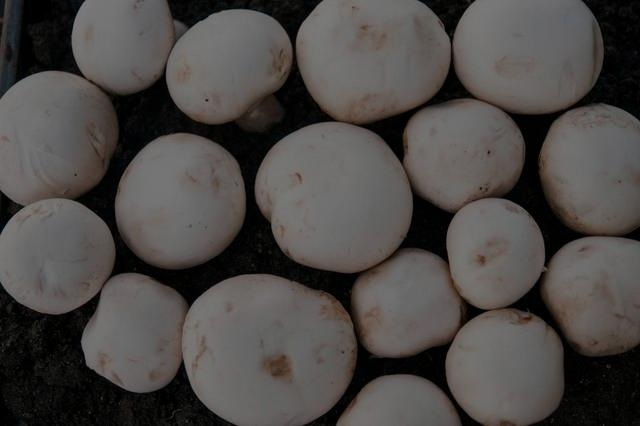
%> input picture PSID - Procesamiento de Señales e Imágenes Digitales/3. Laboratorios/3.5. Laboratorio N° 5/2018-1_lab05/iee239_propuestos05/mush.jpg, 640 x 426 px
$ octave iee239_propuestos05.m   (GNU Octave 9; MATLAB toolbox functions it lacks are replaced by stand-ins)
%> lines starting %> are read from the running program, lines starting %| are printed output that depends on the picture; in (x1, y1, x2, y2) boxes, pixels count from 0 and x2, y2 are one past the last pixel; in counts of white or black regions, pixels touching at a corner belong together; the program's own positions count from 1
### PSID - Procesamiento de Señales e Imágenes Digitales/3. Laboratorios/3.5. Laboratorio N° 5/2018-1_lab05/iee239_propuestos05/func_bihist.m
% IEE239: ejercicios propuestos 05 2018-1
% Umbralizacion de intensidad para histogramas bimodales
% La subrutina determina de manera iterativa el valor umbral que separa a
% dos conjuntos bien diferenciados en el histograma de una imagen. El
% metodo consiste en calcular las medias de ambas distribuciones y
% establecer el umbral en cada iteracion como su semisuma. El proceso se
% detiene cuando el umbral converge a un valor fijo, dado un factor de
% tolerancia.
%
% Argumentos de entrada
% i01: imagen en escala de grises a umbralizar. Se consideran de precision
% float double con valores en el intervalo {0, 1, ..., 255}.
% t_0: umbral inicial
% iter_max: limite de iteraciones
%
% Argumentos de salida
% i01_th: image umbralizada
% t: umbral optimo

function [ i01_th, t]= func_bihist( i01, t_0, tol, iter_max)

bins= 0:255;    % bins del histograma
h01_v= hist(i01( :), bins); % histograma

t= t_0; % umbral actual
wh_var= 1;  % variable auxiliar (do-while)
iter= 1;    % iteracion actual

while wh_var== 1
            s01= sum( h01_v(1: t+ 1));  % elementos de la clase 1
            s02= sum( h01_v(t+ 1: end));    % elementos de la clase 2
            if s01~= 0
                        p1= sum( h01_v(1: t+ 1).* (0: t))/ s01; % media de la clase 1
            else
                        p1= 0;  % asumir media de clase 1 como 0 en caso este vacia (evitar division entre 0)
            end
            if s02~= 0
                        p2= sum( h01_v(t+ 1: end).* (t: 255))/ s02; % media de la clase 2
            else
                        p2= 0;    % asumir media de clase 2 como 0 en caso este vacia (evitar division entre 0)
            end
            t_est= round( (p1+ p2)/ 2); % umbral estimado

            if ( abs( t- t_est)< tol) || iter== iter_max % verificar si el umbral converge a un valor fijo o si se alcanza el maximo de iteraciones
                        wh_var= 0; % fin del proceso iterativo
            else
                        t= t_est;   % reemplazar umbral
                        iter= iter+ 1;  % ejecutar una nueva iteracion
            end
end

i01_th= i01> t; % imagen umbralizada

### PSID - Procesamiento de Señales e Imágenes Digitales/3. Laboratorios/3.5. Laboratorio N° 5/2018-1_lab05/iee239_propuestos05/iee239_propuestos05.m
close all; clear all;

%% Pregunta 1

% a.
% --- leer imagen de entrada y separar por capas --- %
i01_mat= double( imread( './mush.jpg')); % imagen original
i01_size= size( i01_mat);   % dimensiones de la imagen
%> i01_size = [426 640 3]
i01_r_mat= i01_mat( :, :, 1);   % capa roja
i01_g_mat= i01_mat( :, :, 2);   % capa verde
i01_b_mat= i01_mat( :, :, 3);   % capa azul

% -- crear histogramas para las 3 capas --- %
idx_v= 0: 255;  % bins a evaluar
h01_r_v= hist( i01_r_mat( :), idx_v);   % histograma en capa roja
%> h01_r_v = 256 values, max 8601 at index 1, min 0 at index 137, mean 1065
h01_g_v= hist( i01_g_mat( :), idx_v);   % histograma en capa verde
%> h01_g_v = 256 values, max 7405 at index 1, min 0 at index 132, mean 1065
h01_b_v= hist( i01_b_mat( :), idx_v);   % histograma en capa azul
%> h01_b_v = 256 values, max 12993 at index 1, min 0 at index 136, mean 1065

fig01= figure;  %  descripcion grafica
subplot( 3, 1, 1); bar( idx_v, h01_r_v, 'r');   % histograma en capa roja
title( 'Histograma de capa roja');
subplot( 3, 1, 2); bar( idx_v, h01_g_v, 'g');   % histograma en capa verde
title( 'Histograma de capa verde');
subplot( 3, 1, 3); bar( idx_v, h01_b_v, 'b');   % histograma en capa azul
title( 'Histograma de capa azul');

% b.
% --- seleccion manual de valor umbral --- %
T= 50; % ad-hoc
th_mat= i01_g_mat>= T;  % umbralizacion de intensidad
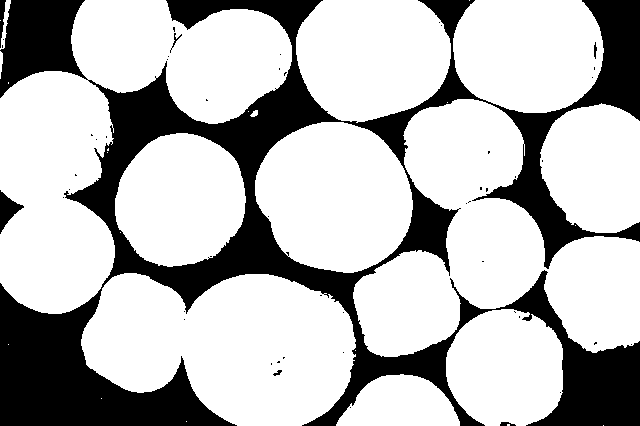
%> th_mat: size 426x640 logical; 72.6% white; 50 black regions (43 under 20 px), largest, box (x1, y1, x2, y2) and area: (0, 0, 640, 426) 73811, (0, 190, 24, 234) 458, (0, 0, 6, 48) 153

fig02= figure; % descripcion grafica
imagesc( th_mat); colormap gray; axis image;
title( 'Capa verde umbralizada de forma manual');

% c.
% --- umbralizacion bimodal automatica--- %
t_0= round( 255* rand( 1)); % umbral inicial aleatorio
tol= 1; % factor de tolerancia
iter_max= 128;  % numero maximo de iteraciones
[i01_th, t01]= func_bihist(i01_g_mat, t_0, tol, iter_max);  % metodo de umbralizacion automatica de histogramas bimodales
%> in func_bihist, `h01_v= hist(i01( :), bins);`: h01_v has the same summary as h01_g_v outside func_bihist
%> the loop in func_bihist, `while wh_var== 1` made 4 passes
%> (s01, s02, p1, p2, t_est, t) on passes 2 to 3: (69997, 203045, 7.89, 95.74, 52, 52), (76130, 197006, 10.92, 97.31, 54, 54)
%> (s01, s02, p1, t_est, t) on pass 1: (272640, 0, 73.27, 37, 37)
%> after the loop in func_bihist, `while wh_var== 1`: iter = 4; wh_var = 0
%> in func_bihist, `i01_th= i01> t;`: i01_th: size 426x640 logical; 71.7% white; 35 black regions (30 under 20 px), largest, box (x1, y1, x2, y2) and area: (0, 0, 640, 426) 76245, (0, 190, 24, 234) 464, (270, 360, 285, 376) 126, (168, 25, 185, 57) 91, (500, 421, 516, 426) 58
%> t01 = 54

% --- descripcion grafica -- %
fig04= figure;
subplot( 1, 2, 1); imagesc( i01_th);
title( 'Capa verde umbralizada de forma automatica');
axis image; colormap gray;

% d.
% --- agregar cambio de iluminacion lineal --- %
slope= 128; % pendiente para cambio de intensidad
[ mesh_y, mesh_x]= meshgrid( 0: i01_size( 2)-1, 0: i01_size( 1)- 1);    % pares ordenados para la imagen (x,y)
grad_mat= round( slope* mesh_y/ ( i01_size( 2)- 1));    % cambio lineal de intensidad
i02_g_mat= i01_g_mat+ grad_mat;   % observacion
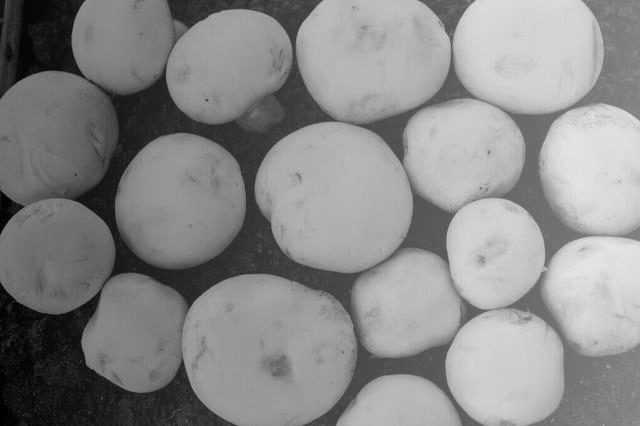
%> i02_g_mat: size 426x640 double; min 0, max 230, mean 137.3

i02_g_mat( i02_g_mat< 0)= 0;        % asumir resolucion de 8 bits
i02_g_mat( i02_g_mat> 255)= 255;
h02_v= hist( i02_g_mat( :), idx_v);   % histograma de observacion
%> h02_v = 256 values, max 3359 at index 153, min 0 at index 232, mean 1065

% --- descripcion grafica --- %
fig03= figure;
subplot( 2, 2, 1); imagesc( i01_g_mat); title( 'capa verde'); axis image; % capa verde (axis image: preservar proporcion)
subplot( 2, 2, 2); imagesc( grad_mat); title( 'gradiente'); axis image; % cambio lineal de intensidad
subplot( 2, 2, 3); imagesc( i02_g_mat); title( 'observacion');  axis image; colormap gray;  % observacion, paleta de colores gris
subplot( 2, 2, 4); bar( idx_v, h02_v, 'g'); title( 'histograma de observacion'); ylim([ min( h01_g_v) 4000]);  % histograma de observacion (ylim: restringir rango en grafica)

% --- umbralizacion bimodal automatica--- %
t_0= round( 255* rand( 1)); % umbral inicial aleatorio
tol= 1; % factor de tolerancia
iter_max= 128;  % numero maximo de iteraciones
[i01_th, t01]= func_bihist(i01_g_mat, t_0, tol, iter_max);  % metodo de umbralizacion automatica de histogramas bimodales
%> the loop in func_bihist (call 2), `while wh_var== 1` made 4 passes
[i02_th, t02]= func_bihist(i02_g_mat, t_0, tol, iter_max);
%> in func_bihist (call 3), `i01_th= i01> t;`: i01_th: size 426x640 logical; 63.7% white; 145 black regions (122 under 20 px), largest, box (x1, y1, x2, y2) and area: (0, 0, 490, 426) 89783, (488, 79, 608, 267) 3979, (504, 272, 618, 426) 3349
%> t02 = 124

% --- descripcion grafica --- %
fig04= figure;
subplot( 1, 2, 1); imagesc( i01_th);
axis image;
subplot( 1, 2, 2); imagesc( i02_th);
axis image; colormap gray;

% e.
% --- separar en secciones --- %
s01_mat= i02_g_mat( 1: i01_size( 1)/ 2, 1: i01_size( 2)/ 2);    % primer cuadrante
s02_mat= i02_g_mat( 1: i01_size( 1)/ 2, i01_size( 2)/ 2+ 1: end);   % segundo cuadrante
s03_mat= i02_g_mat( i01_size( 1)/ 2+ 1: end, 1: i01_size( 2)/ 2);   % tercer cuadrante
s04_mat= i02_g_mat( i01_size( 1)/ 2+ 1: end, i01_size( 2)/ 2+ 1: end);  % cuarto cuadrante
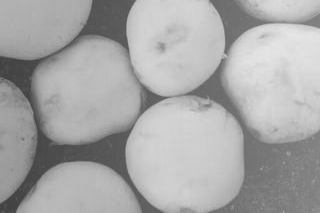
%> s04_mat: size 213x320 double; min 64, max 230, mean 167.5

% --- histogramas de cada seccion --- %
h_s01_v= hist( s01_mat( :), idx_v); % histograma del primer cuadrante de la observacion
%> h_s01_v = 256 values, max 1128 at index 119, min 0 at index 1, mean 266.2
h_s02_v= hist( s02_mat( :), idx_v); % histograma del segundo cuadrante de la observacion
%> h_s02_v = 256 values, max 2170 at index 180, min 0 at index 1, mean 266.2
h_s03_v= hist( s03_mat( :), idx_v); % histograma del tercer cuadrante de la observacion
%> h_s03_v = 256 values, max 2347 at index 153, min 0 at index 181, mean 266.2
h_s04_v= hist( s04_mat( :), idx_v); % histograma del cuarto cuadrante de la observacion
%> h_s04_v = 256 values, max 1592 at index 208, min 0 at index 1, mean 266.2

fig05= figure;  % descripcion grafica
subplot( 2, 2, 1); bar( idx_v, h_s01_v); ylim([ min( h01_g_v) max( h01_g_v)]); ylim([ 0 1000]);  % histograma del primer cuadrante
title( 'histograma del primer cuadrante');
subplot( 2, 2, 2); bar( idx_v, h_s02_v, 'c'); ylim([ min( h01_g_v) max( h01_g_v)]); ylim([ 0 1000]);  % histograma del segundo cuadrante
title( 'histograma del segundo cuadrante');
subplot( 2, 2, 3); bar( idx_v, h_s03_v, 'y'); ylim([ min( h01_g_v) max( h01_g_v)]); ylim([ 0 1000]);  % histograma del tercer cuadrante
title( 'histograma del tercer cuadrante');
subplot( 2, 2, 4); bar( idx_v, h_s04_v, 'm'); ylim([ min( h01_g_v) max( h01_g_v)]); ylim([ 0 1000]);  % histograma del cuarto cuadrante
title( 'histograma del cuarto cuadrante');

% f.
% --- umbralizacion bimodal de secciones --- %
[s01_th, ts01]= func_bihist(s01_mat, t_0, tol, iter_max);
%> in func_bihist (call 4), `i01_th= i01> t;`: i01_th: size 213x320 logical; 65.4% white; 12 black regions (10 under 20 px), largest, box (x1, y1, x2, y2) and area: (0, 0, 320, 213) 23198, (0, 189, 26, 213) 335
%> ts01 = 91
[s02_th, ts02]= func_bihist(s02_mat, t_0, tol, iter_max);
%> in func_bihist (call 5), `i01_th= i01> t;`: i01_th: size 213x320 logical; 79% white; 11 black regions (7 under 20 px), largest, box (x1, y1, x2, y2) and area: (0, 0, 320, 213) 14200, (40, 25, 48, 31) 26, (43, 95, 50, 101) 20, (40, 104, 46, 110) 20
%> ts02 = 156
[s03_th, ts03]= func_bihist(s03_mat, t_0, tol, iter_max);
%> call 6 of func_bihist, with t_0 = 193, tol = 1, iter_max = 128
%> in func_bihist (call 6), `h01_v= hist(i01( :), bins);`: h01_v has the same summary as h_s03_v outside func_bihist
%> the loop in func_bihist (call 6), `while wh_var== 1` made 4 passes
%> (s01, s02, p1, p2, t_est, t) on passes 2 to 3: (18329, 50099, 25.68, 125.6, 76, 76), (22862, 45346, 32.5, 132.5, 83, 83)
%> (s01, s02, p1, t_est, t) on pass 1: (68160, 0, 99, 50, 50)
%> after the loop in func_bihist (call 6), `while wh_var== 1`: iter = 4
%> in func_bihist (call 6), `i01_th= i01> t;`:
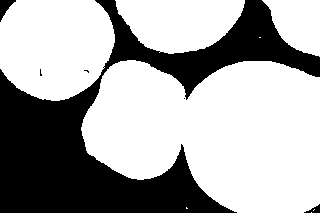
%> i01_th: size 213x320 logical; 65.9% white; 6 black regions (3 under 20 px), largest, box (x1, y1, x2, y2) and area: (0, 0, 320, 213) 22978, (0, 0, 16, 22) 163, (304, 204, 320, 213) 68
%> ts03 = 83
[s04_th, ts04]= func_bihist(s04_mat, t_0, tol, iter_max);
%> call 7 of func_bihist, with t_0 = 193, tol = 1, iter_max = 128
%> in func_bihist (call 7), `h01_v= hist(i01( :), bins);`: h01_v has the same summary as h_s04_v outside func_bihist
%> the loop in func_bihist (call 7), `while wh_var== 1` made 7 passes
%> (s01, s02, p1, p2, t_est, t) on passes 1 to 6: (45668, 23064, 148.3, 206.2, 177, 177), (32524, 36445, 133.6, 197.9, 166, 166), (25360, 43117, 122.6, 193.9, 158, 158), (22699, 45804, 117.9, 192, 155, 155), (21504, 47103, 115.7, 191, 153, 153), (20649, 47890, 114.1, 190.4, 152, 152)
%> (s01, s02, p1, p2, t_est) on pass 7: (20270, 48207, 113.4, 190.1, 152)
%> after the loop in func_bihist (call 7), `while wh_var== 1`: iter = 7
%> in func_bihist (call 7), `i01_th= i01> t;`:
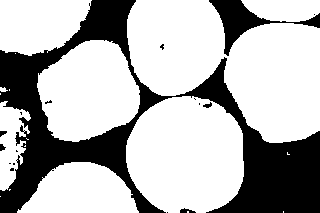
%> i01_th: size 213x320 logical; 70.3% white; 17 black regions (11 under 20 px), largest, box (x1, y1, x2, y2) and area: (0, 0, 320, 213) 18531, (209, 0, 320, 56) 1547, (180, 208, 196, 213) 48, (203, 102, 212, 108) 30, (0, 144, 6, 151) 28, (0, 131, 7, 137) 27
%> ts04 = 152
sth_mat= [ s01_th s02_th; s03_th s04_th];   % crear imagen umbralizada resultante
%> sth_mat: size 426x640 logical; 70.2% white; 39 black regions (30 under 20 px), largest, box (x1, y1, x2, y2) and area: (0, 0, 640, 426) 80529, (0, 189, 26, 235) 498, (500, 421, 516, 426) 48

% --- descripcion grafica --- %
fig06= figure;
subplot( 2, 2, 1); imagesc( s01_th); axis image;
title( 'primera subregion');
subplot( 2, 2, 2); imagesc( s02_th); axis image;
title( 'segunda subregion');
subplot( 2, 2, 3); imagesc( s03_th); axis image;
title( 'tercera subregion');
subplot( 2, 2, 4); imagesc( s04_th); axis image;
title( 'cuarta subregion');
colormap gray;

fig07= figure;
subplot( 1, 2, 1); imagesc( i02_th); axis image;
title( 'Umbralizacion de la imagen completa');
subplot( 1, 2, 2); imagesc( sth_mat); colormap gray; axis image;
title( 'Umbralizacion de la imagen separada en regiones');

% g.
% --- obtencion de la DFT 2D --- %
M= 2018;    % numero de muestras en frecuencia para dimension x (filas)
N= 1024;    % numero de muestras en frecuencia para dimension y (columnas)
I01_g_mat= fftshift( fft2( i01_g_mat, M, N));   % DFT 2D con origen en el centro de la imagen
I01_g_abs= abs( I01_g_mat); % espectro de magnitud con origen en el centro de la imagen
I01_g_angle= angle( I01_g_mat); % espectro de fase con origen en el centro de la imagen
w01_v= unwrap( fftshift( 2* pi/ M* ( 0: M- 1)- 2* pi)); % rango fundamental para u
w02_v= unwrap( fftshift( 2* pi/ N* ( 0: N- 1)- 2* pi)); % rnago fundamental para v

% --- descripcion grafica --- %
fig08= figure;
subplot(1, 2, 1); imagesc( w01_v, w02_v, log10( abs( I01_g_abs))); axis image;  % espectro de magnitud con transformacion logaritmica (asumiendo c=1)
title( 'espectro de magnitud'); xlabel( '\omega_{x}'); ylabel( '\omega_{y}');
subplot(1, 2, 2); imagesc( w01_v, w02_v, I01_g_angle); axis image; colormap gray;   % espectro de fase
title( 'espectro de fase'); xlabel( '\omega_{x}'); ylabel( '\omega_{y}');

% --- transformada de fourier 2D como transformada separable --- %
I01_g_mat02= zeros( M, N);  % reserva de memoria: tama?o de la imagen si se considera un numero de M, N muestra en frecuencia (equivalente a realizar zero-padding)
I01_g_mat02( 1: i01_size( 1), 1: i01_size( 2))= i01_g_mat;  % imagen con zero-padding para M, N muestras en frecuencia
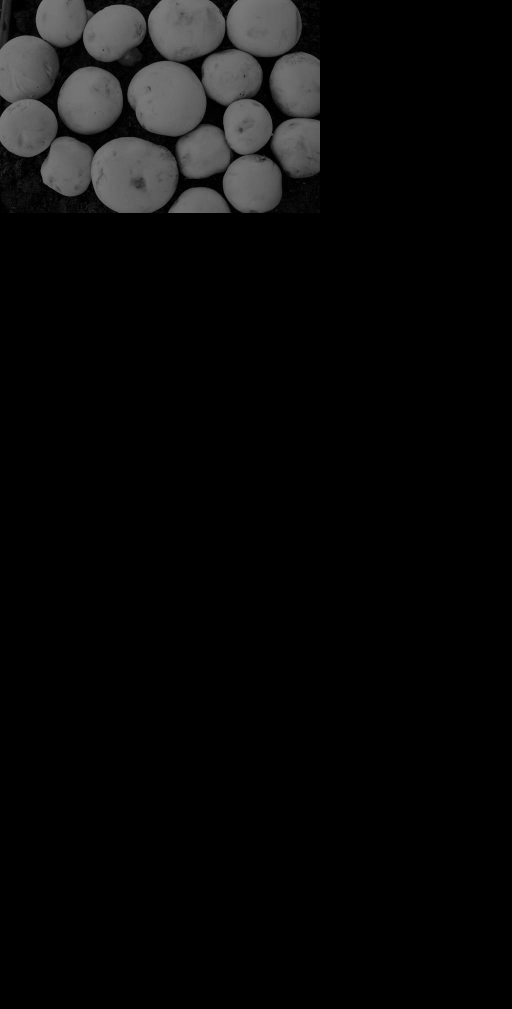
%> I01_g_mat02: size 2018x1024 double (shown at 1/2 size); min 0, max 133, mean 9.7

A_mat= dftmtx( M)* I01_g_mat02; % calcular la DFT 1D en filas
B_mat= ifftshift( A_mat* transpose( dftmtx( N)));   % calcular la DFT 1D en columnas sobre la anterior y centrar espectro
B_abs= abs( B_mat); % espectro de magnitud
errval= norm( I01_g_mat( :)- B_mat( :));    % norma euclidiana entre DFT 2D y la implementacion basada en dos DFT 1D
%> errval = 6.98e-08

fig13= figure;
subplot( 1, 2, 1); imagesc( w01_v, w02_v, log10( I01_g_abs)); axis image;
title( 'espectro de magnitud en escala lograitmica a partir de DFT 2D');
xlabel( '\omega_{x}'); ylabel( '\omega_{y}');
subplot( 1, 2, 2); imagesc( w01_v, w02_v, log10( B_abs)); axis image; colormap gray;
title( 'espectro de magnitud en escala lograitmica a partir de dos DFT 1D');
xlabel( '\omega_{x}'); ylabel( '\omega_{y}');

% h.
% --- senal sinusoidal como distorsion --- %
cos_mat= 64* cos( pi/3* mesh_x+ pi/5* mesh_y);
i03_g_mat= i01_g_mat+ cos_mat;
I03_g_mat= fftshift( fft2( i03_g_mat, M, N));   % DFT 2D con origen en el centro de la imagen
I03_g_abs= abs( I03_g_mat); % espectro de magnitud con origen en el centro de la imagen
I03_g_angle= angle( I03_g_mat); % espectro de fase con origen en el centro de la imagen
w01_v= unwrap( fftshift( 2* pi/ M* ( 0: M- 1)- 2* pi)); % rango fundamental para u
w02_v= unwrap( fftshift( 2* pi/ N* ( 0: N- 1)- 2* pi)); % rnago fundamental para v

% --- descripcion grafica --- %
fig09= figure;
subplot( 1, 2, 1), imagesc( i01_g_mat); axis image;
title( 'capa verde original');
subplot( 1, 2, 2), imagesc( i03_g_mat); axis image; colormap gray;
title( 'capa verde afectada por sinusoidal');

fig10= figure;
subplot(1, 2, 1); imagesc( w01_v, w02_v, log10( abs( I03_g_abs))); axis image;  % espectro de magnitud con transformacion logaritmica (asumiendo c=1)
title( 'espectro de magnitud'); xlabel( '\omega_{x}'); ylabel( '\omega_{y}');
subplot(1, 2, 2); imagesc( w01_v, w02_v, I03_g_angle); axis image; colormap gray;   % espectro de fase
title( 'espectro de fase'); xlabel( '\omega_{x}'); ylabel( '\omega_{y}');

% i.
% --- distribucion gaussiana en espacio de muestras --- %
%  enventanado: desplazar al centro de la imagen
sigma= 16;
r_v= round( -5* sigma: 5* sigma);
c_v= round( -5* sigma: 5* sigma);
[ mesh_c, mesh_r]= meshgrid( c_v, r_v);    % pares ordenados para la imagen (x,y)

lpf_mat= 1/( 2* pi* sigma^( 2))* exp( -( mesh_r.^( 2)+ mesh_c.^( 2))/( 2* sigma^( 2)));
bpf_mat= 2* lpf_mat.* cos( pi/3* mesh_r+ pi/5* mesh_c);    % desplazamiento en frecuencia
spf_mat= -bpf_mat;
spf_mat( r_v== 0, c_v== 0)= 1- bpf_mat( r_v== 0, c_v== 0);

% --- transformada de Fourier de filtro pasa-altos --- %
M= 2018;    % numero de muestras en frecuencia para dimension x (filas)
N= 1024;    % numero de muestras en frecuencia para dimension y (columnas)
SPF_mat= fftshift( fft2( spf_mat, M, N));   % DFT 2D con origen en el centro de la imagen
SPF_abs= abs( SPF_mat); % espectro de magnitud con origen en el centro de la imagen
SPF_angle= angle( SPF_mat); % espectro de fase con origen en el centro de la imagen
w01_v= unwrap( fftshift( 2* pi/ M* ( 0: M- 1)- 2* pi)); % rango fundamental para u
w02_v= unwrap( fftshift( 2* pi/ N* ( 0: N- 1)- 2* pi)); % rnago fundamental para v

% --- descripcion grafica --- %
fig11= figure;
subplot(1, 2, 1); imagesc( w01_v, w02_v, abs( SPF_abs)); axis image;  % espectro de magnitud
title( 'espectro de magnitud'); xlabel( '\omega_{x}'); ylabel( '\omega_{y}');
subplot(1, 2, 2); imagesc( w01_v, w02_v, SPF_angle); axis image; colormap gray;   % espectro de fase
title( 'espectro de fase'); xlabel( '\omega_{x}'); ylabel( '\omega_{y}');

% --- filtrado a partir de producto en frecuencia --- %
I04_mat= I03_g_mat.* SPF_mat;
i04_mat= ifft2( ifftshift( I04_mat), M, N);
i04_mat= i04_mat( round( 5* sigma)+ 1: round( 5* sigma)+ i01_size( 1), round( 5* sigma)+ 1: round( 5* sigma)+ i01_size( 2));    % recortar para mantener el dominio original. Desplazamiento del origen debido a que el origen del kernel est? en el centro de la imagen
%> i04_mat: size 426x640 double

fig12= figure;
imagesc( i04_mat); title( 'imagen filtrada'); axis image; colormap gray;

% --- convolucion vs. producto: costo computacional --- %
sigma_v= 5: 2: 25; % valored de desv estandar a analizar
size_v= 10* sigma_v;    % tamano de kernels para cada \sigma
t01_end= zeros( size( sigma_v));	% inicio de cuenta
t02_end= zeros( size( sigma_v));    % fin de cuenta

%> (the run ends here)
